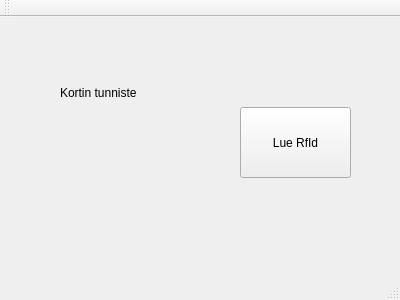
<?xml version="1.0" encoding="UTF-8"?>
<ui version="4.0">
 <class>mainwindow</class>
 <widget class="QMainWindow" name="mainwindow">
  <property name="geometry">
   <rect>
    <x>0</x>
    <y>0</y>
    <width>400</width>
    <height>300</height>
   </rect>
  </property>
  <property name="windowTitle">
   <string>mainwindow</string>
  </property>
  <widget class="QWidget" name="centralWidget">
   <widget class="QPushButton" name="pushButton">
    <property name="geometry">
     <rect>
      <x>240</x>
      <y>90</y>
      <width>111</width>
      <height>71</height>
     </rect>
    </property>
    <property name="text">
     <string>Lue RfId</string>
    </property>
   </widget>
   <widget class="QLabel" name="label">
    <property name="geometry">
     <rect>
      <x>60</x>
      <y>100</y>
      <width>141</width>
      <height>51</height>
     </rect>
    </property>
    <property name="text">
     <string/>
    </property>
   </widget>
   <widget class="QLabel" name="label_2">
    <property name="geometry">
     <rect>
      <x>60</x>
      <y>60</y>
      <width>131</width>
      <height>31</height>
     </rect>
    </property>
    <property name="text">
     <string>Kortin tunniste</string>
    </property>
   </widget>
  </widget>
  <widget class="QMenuBar" name="menuBar">
   <property name="geometry">
    <rect>
     <x>0</x>
     <y>0</y>
     <width>400</width>
     <height>21</height>
    </rect>
   </property>
  </widget>
  <widget class="QToolBar" name="mainToolBar">
   <attribute name="toolBarArea">
    <enum>TopToolBarArea</enum>
   </attribute>
   <attribute name="toolBarBreak">
    <bool>false</bool>
   </attribute>
  </widget>
  <widget class="QStatusBar" name="statusBar"/>
 </widget>
 <layoutdefault spacing="6" margin="11"/>
 <resources/>
 <connections/>
</ui>
